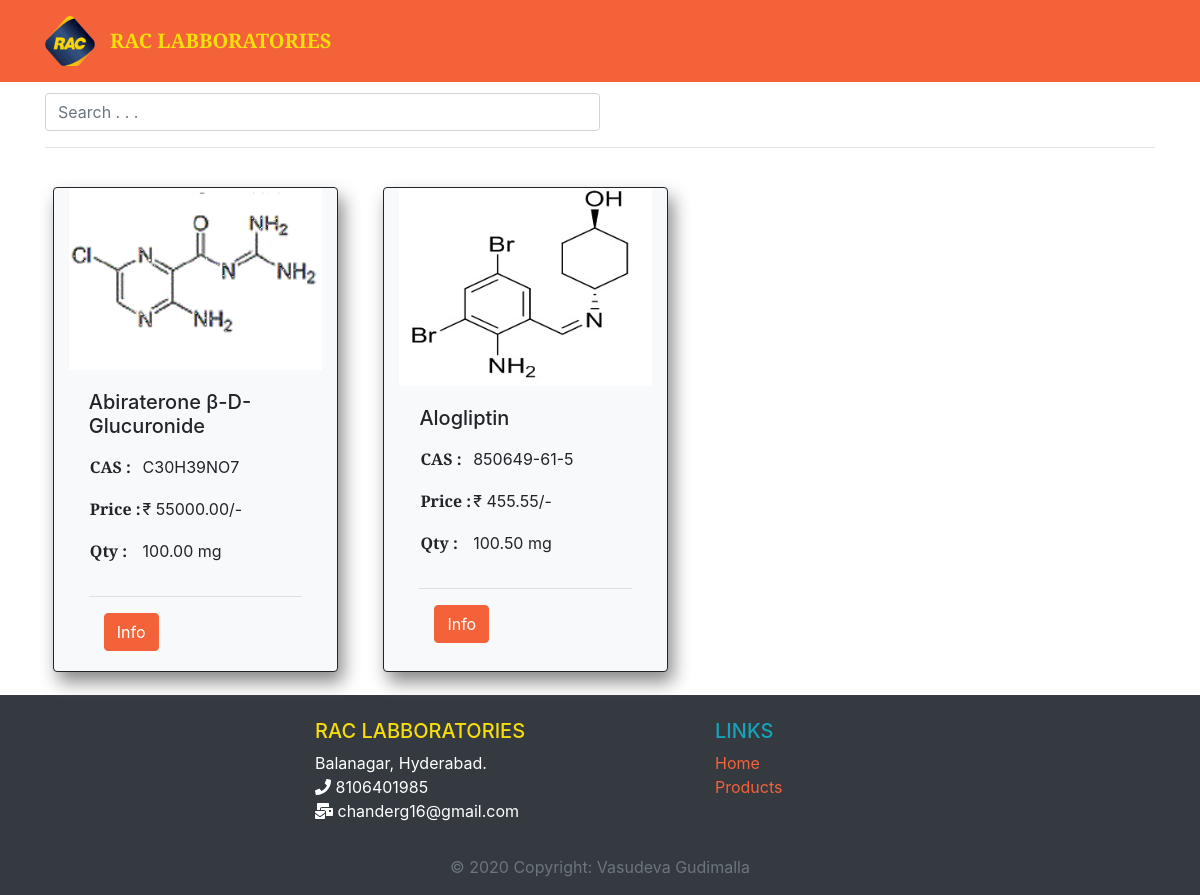
/products/, run on an earlier commit of the app's database.
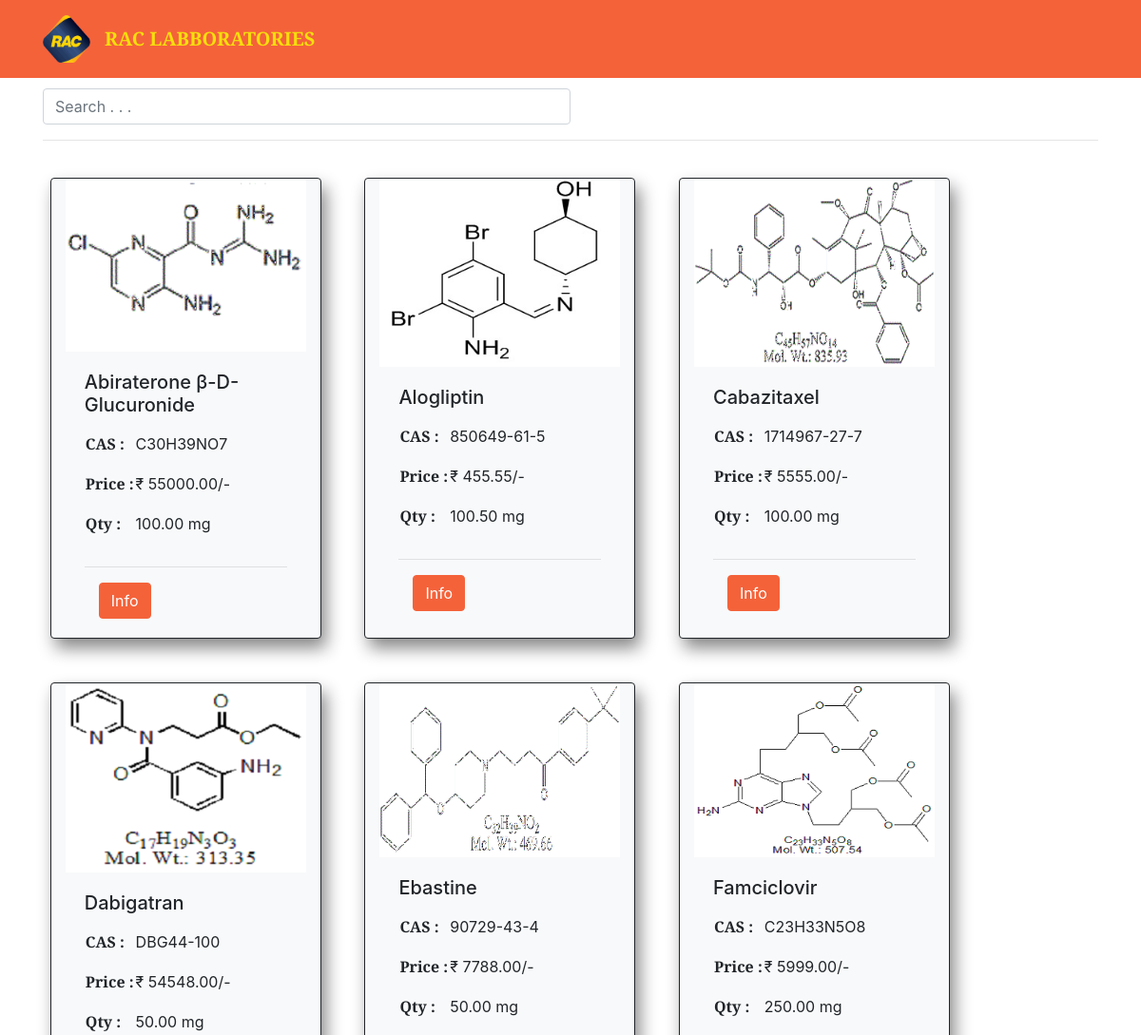
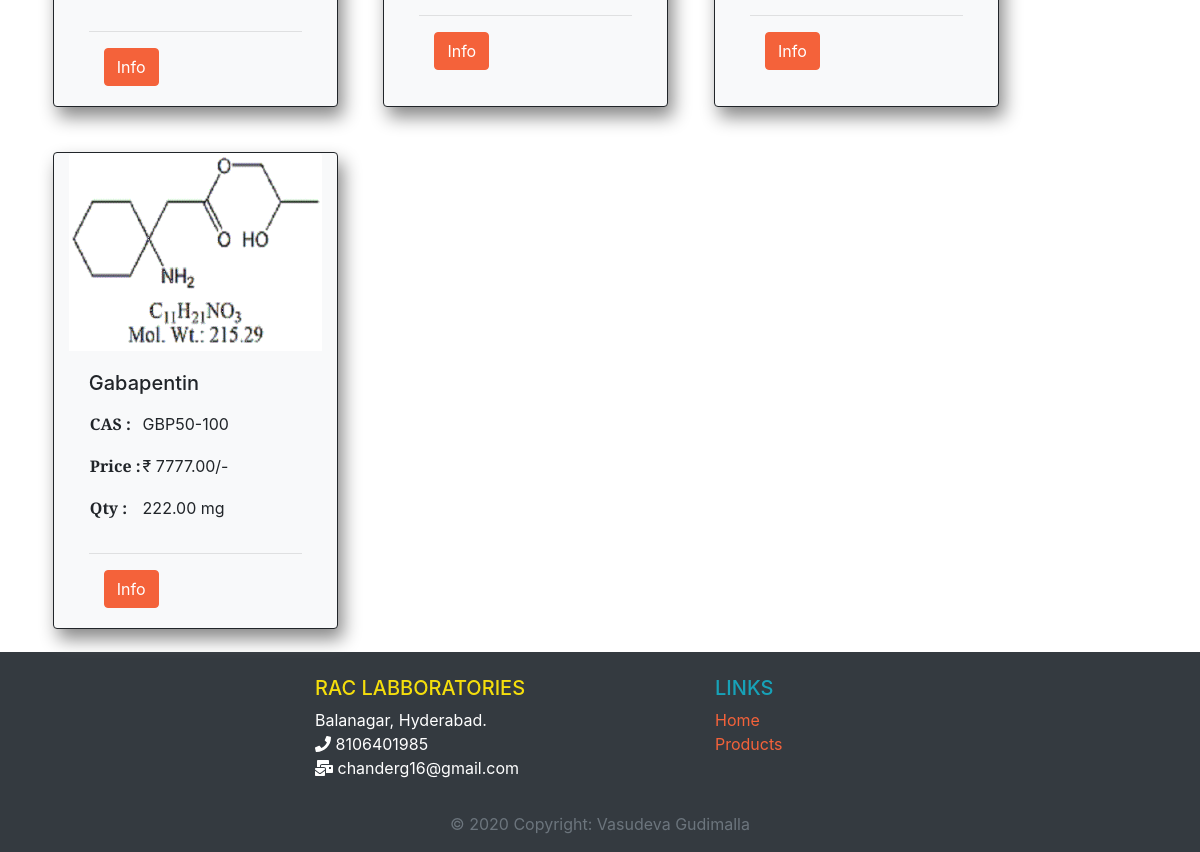
And on a later commit of the database (2 pictures, top to bottom).
### my_site/models.py (models this page shows, shortened)
class Post(models.Model):
    impurity_name = models.CharField(max_length=1024,unique=True)
    chemical_name = models.CharField(max_length=512)
    cas_no = models.CharField(max_length=128)
    quantity = models.DecimalField(decimal_places=2,max_digits=10)
    current_price = models.DecimalField(decimal_places=2,max_digits=10)
    actual_price = models.DecimalField(decimal_places=2,max_digits=10)
    image_file = models.ImageField(upload_to="impurities")

### my_site/views.py (the view)
# urls.py: path('products/',views.ProductsView.as_view(),name="products"),
class ProductsView(ListView):
    model = models.Post
    def get_context_data(self, *args, **kwargs):
        post_names = models.Post.objects.order_by('impurity_name')
        context = super(ProductsView, self).get_context_data(*args, **kwargs)
        names = {}
        for post_name in post_names:
            names[post_name.impurity_name] = post_name.id
        myFilter = PostFilter(self.request.GET, queryset=post_names)
        post_names = myFilter.qs
        context['names'] = names
        context['post_list'] = post_names
        context['myFilter'] = myFilter
        return context
    template_name = "my_site/products.html"

### my_site/templates/my_site/products.html (shortened to what this page needs)
{%extends "base.html"%}
{%block body_block%}
<div class="container">
    <form method="get">
        {%for field in myFilter.form%}
        {{field}}
        {%endfor%}
    </form>
    <hr>
    <div class="row">
        {%if post_list%}
        {%for post in post_list%}
            <div class="card bg-light col-sm-4 col-lg-3 col-xl-3" style="margin:2%;box-shadow: 5px 10px 18px #888888; border: 1px solid;min-width: 15rem; max-width: 18rem;">
            <img src="/media/{{post.image_file}}" class="card-img-top" alt="...">
            <div class="card-body">
                <h5 class="card-title">{{post.impurity_name}}</h5>
                <p class="card-text">
                    <table>
                        <tr>
                        <td><p><strong>CAS :</strong></td>
                        <td> {{post.cas_no}}</p></td>
                        <tr>
                        <td><p><strong>Price :</strong></td>
                        <td> ₹ {{post.actual_price}}/-</p></td>
                        </tr>
                        <tr>
                        <td><p><strong>Qty :</strong></td>
                        <td> {{post.quantity}} mg</p></td>
                        </tr>
                <hr>
                <div class="col-md-4 text-center">
                <a class="btn btn-primary" href="{%url 'my_site:post_details' pk=post.id%}" role="button">Info</a>
                </div>
            </div>
            </div>
        {%endfor%}
        {%else%}
        <h5>No data</h5>
        {%endif%}
    </div>
</div>
{%endblock%}

### my_site/templates/base.html (shortened to what this page needs)
<!DOCTYPE html>
{% load static %}
<html lang="en">
  <head>
    <link
      href="https://cdnjs.cloudflare.com/ajax/libs/magnific-popup.js/1.1.0/magnific-popup.min.css"
      rel="stylesheet"
    />
    <link
      rel="stylesheet"
      type="text/css"
      href="{% static 'css/styles.css' %}"
    />
    <nav
      class="navbar navbar-expand-lg navbar-dark bg-primary fixed-top py-3"
      id="mainNav"
    >
      <div class="container">
        <img
          src="../../media/img/rac-logo.png"
          class="img-fluid ${3|rounded-top,rounded-right,rounded-bottom,rounded-left,rounded-circle,|}"
          style="width: 50px; height: 50px; margin-right: 15px;"
        />
        <a
          class="navbar-brand js-scroll-trigger"
          href="{%url 'my_site:index'%}"
          style="color: rgb(245, 222, 12);"
          >RAC LABBORATORIES</a
        >
      </div>
    </nav>
  </head>
  <body id="page-top" style="padding-top: 5.8rem;">
    {%block body_block%} {%endblock%}
  </body>
  <footer class="page-footer font-small pt-4 bg-dark text-white sticky-bottom">
    <div class="container-fluid text-center text-md-left">
      <div class="row">
        <div class="offset-md-3 col-md-4 mt-md-0 mt-3">
          <h5 class="text-uppercase" style="color: rgb(245, 222, 12);">rac Labboratories</h5>
          <p>
            Balanagar, Hyderabad.
            <br>
            <i class="fa fa-phone" aria-hidden="true"></i> 8106401985
            <br>
            <i class="fas fa-mail-bulk"></i> chanderg16@gmail.com
          </p>
        </div>
        <div class="col-md-3 mb-md-0 mb-3">
          <h5 class="text-uppercase text-info">Links</h5>
          <ul class="list-unstyled">
            <li>
              <a href="{%url 'my_site:index'%}">Home</a>
            </li>
            <li>
              <a href="{%url 'my_site:products'%}">Products</a>
            </li>
          </ul>
        </div>
      </div>
    </div>
    <div class="footer-copyright text-center text-muted text-small py-3">
      © 2020 Copyright:
      <a> Vasudeva Gudimalla</a>
    </div>
  </footer>
</html>

What changed in the data, as far as the page shows it:
added Post: image_file (picture), impurity_name "Cabazitaxel", cas_no "1714967-27-7", actual_price "5555.00", quantity "100.00"
added Post: image_file (picture), impurity_name "Dabigatran", cas_no "DBG44-100", actual_price "54548.00", quantity "50.00"
added Post: image_file (picture), impurity_name "Ebastine", cas_no "90729-43-4", actual_price "7788.00", quantity "50.00"
added Post: image_file (picture), impurity_name "Famciclovir", cas_no "C23H33N5O8", actual_price "5999.00", quantity "250.00"
added Post: image_file (picture), impurity_name "Gabapentin", cas_no "GBP50-100", actual_price "7777.00", quantity "222.00"
